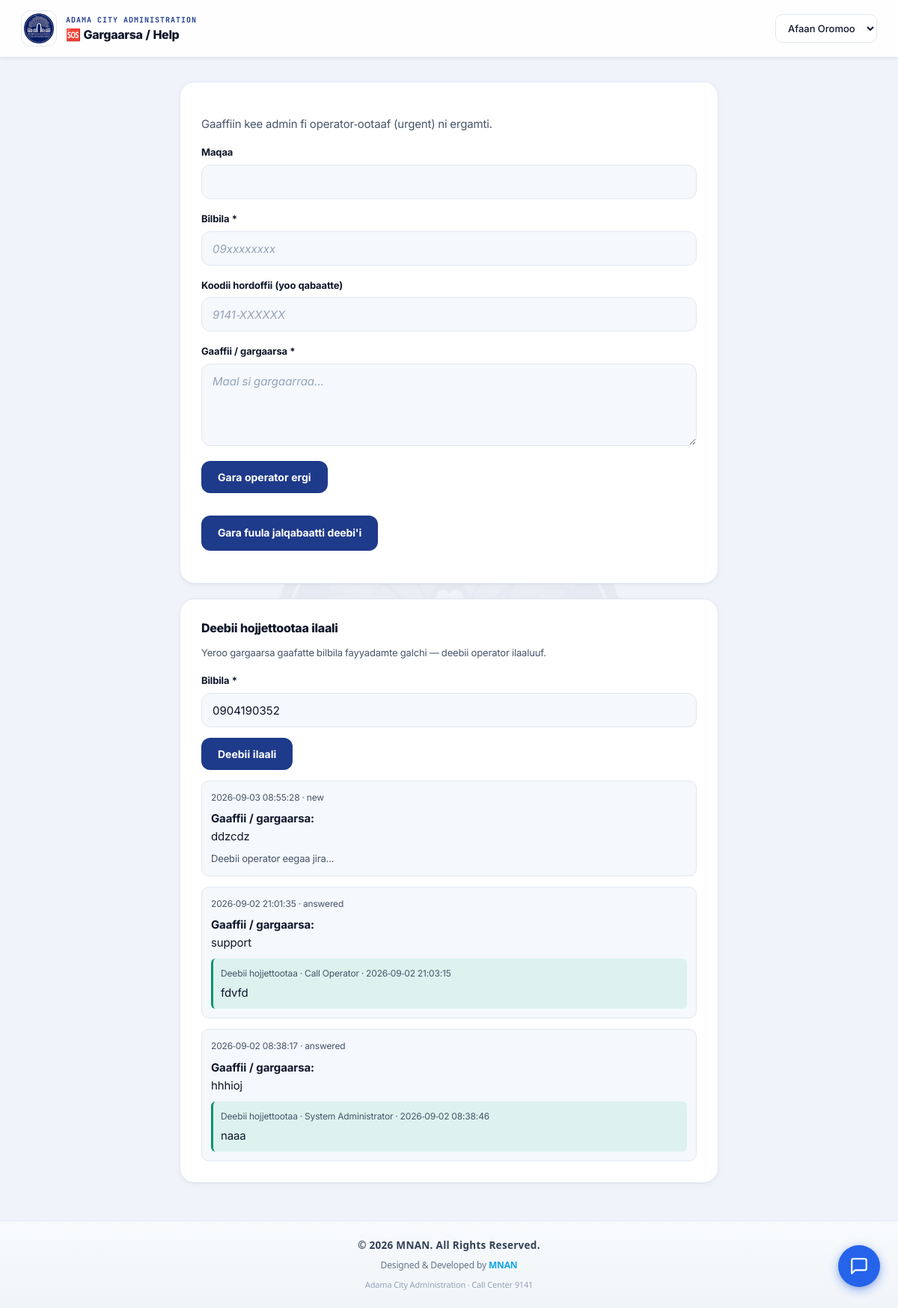
Page /citizen_help.php?phone=0904190352 on the committed database.
### tables this page shows
CREATE TABLE `citizen_help` (
  `id` int(11) NOT NULL,
  `tracking_code` varchar(32) DEFAULT NULL,
  `name` varchar(150) DEFAULT NULL,
  `phone` varchar(32) NOT NULL,
  `message` text NOT NULL,
  `status` enum('new','seen','answered') NOT NULL DEFAULT 'new',
  `created_at` timestamp NOT NULL DEFAULT current_timestamp(),
  `reply_message` text DEFAULT NULL,
  `replied_by` int(11) DEFAULT NULL,
  `replied_name` varchar(150) DEFAULT NULL,
  `replied_at` timestamp NULL DEFAULT NULL
);

### citizen_help.php (the view, shortened to what this page needs)
<?php
require __DIR__ . '/includes/lang.php';
require __DIR__ . '/includes/notifications.php';
try {
    $pdo->exec("CREATE TABLE IF NOT EXISTS citizen_help (
        id INT AUTO_INCREMENT PRIMARY KEY,
        tracking_code VARCHAR(32) DEFAULT NULL,
        name VARCHAR(150) DEFAULT NULL,
        phone VARCHAR(32) NOT NULL,
        message TEXT NOT NULL,
        status ENUM('new','seen','answered') NOT NULL DEFAULT 'new',
        created_at TIMESTAMP DEFAULT CURRENT_TIMESTAMP
    ) ENGINE=InnoDB DEFAULT CHARSET=utf8mb4");
} catch (Throwable $e) {}
$ok = null;
$myHelps = [];
$lookupPhone = trim($_GET['phone'] ?? $_POST['lookup_phone'] ?? '');
if ($lookupPhone !== '') {
    try {
        $st = $pdo->prepare("SELECT * FROM citizen_help WHERE phone = ? ORDER BY created_at DESC LIMIT 20");
        $st->execute([$lookupPhone]);
        $myHelps = $st->fetchAll(PDO::FETCH_ASSOC);
    } catch (Throwable $e) { $myHelps = []; }
}
$dir = t_raw('dir');
?>
<!DOCTYPE html>
<html lang="<?= $CURRENT_LANG ?>" dir="<?= $dir ?>">
<head>
<link rel="stylesheet" href="assets/style.css">
</head>
<body>
<header>
    <div class="brand">
        <img src="assets/logo-adama.png" alt="" class="logo">
        <div>
            <div class="brand-eyebrow">Adama City Administration</div>
            <div class="brand-title"><?= t('citizen_help_heading_public') ?></div>
        </div>
    </div>
</header>
<div class="container">
    <div class="card">
        <?php if ($ok): ?>
            <div class="alert success"><?= t('citizen_help_success') ?></div>
            <a class="btn" href="index.php"><?= t('btn_back_home') ?></a>
        <?php else: ?>
            <p class="muted"><?= t('citizen_help_intro') ?></p>
            <form method="post">
                <label><?= t('citizen_help_name') ?></label>
                <input type="text" name="name" maxlength="150">
                <label><?= t('citizen_help_phone') ?> *</label>
                <input type="text" name="phone" required placeholder="09xxxxxxxx">
                <label><?= t('citizen_help_tracking') ?></label>
                <input type="text" name="tracking_code" placeholder="9141-XXXXXX">
                <label><?= t('citizen_help_message') ?> *</label>
                <textarea name="message" required rows="4" placeholder="<?= t_raw('citizen_help_message_ph') ?>"></textarea>
                <button type="submit"><?= t('citizen_help_submit') ?></button>
            </form>
            <p style="margin-top:16px;"><a class="btn" href="index.php"><?= t('btn_back_home') ?></a></p>
        <?php endif; ?>
    </div>
    <div class="card" style="margin-top:16px;">
        <h2 style="font-size:16px; margin-top:0;"><?= t('citizen_help_check_replies') ?></h2>
        <p class="muted" style="font-size:13px;"><?= t('citizen_help_check_intro') ?></p>
        <form method="post">
            <label><?= t('citizen_help_phone') ?> *</label>
            <input type="text" name="lookup_phone" required value="<?= htmlspecialchars($lookupPhone) ?>" placeholder="09xxxxxxxx">
            <button type="submit"><?= t('citizen_help_check_btn') ?></button>
        </form>
        <?php if ($lookupPhone !== ''): ?>
            <?php if (!$myHelps): ?>
                <p class="muted" style="margin-top:14px;"><?= t('citizen_help_no_requests') ?></p>
            <?php else: ?>
                <?php foreach ($myHelps as $h): ?>
                    <div style="margin-top:14px; padding:12px; border:1px solid var(--border); border-radius:10px; background:var(--panel-2);">
                        <div style="font-size:12px; color:var(--muted);"><?= htmlspecialchars($h['created_at']) ?> · <?= htmlspecialchars($h['status'] ?? '') ?></div>
                        <div style="margin-top:6px;"><strong><?= t('citizen_help_message') ?>:</strong><br><?= nl2br(htmlspecialchars($h['message'])) ?></div>
                        <?php if (!empty($h['reply_message'])): ?>
                            <div style="margin-top:10px; padding:10px; border-left:3px solid var(--green); background:rgba(16,185,129,.1); border-radius:6px;">
                                <div style="font-size:12px; color:var(--muted);"><?= t('citizen_help_staff_reply') ?> · <?= htmlspecialchars($h['replied_name'] ?? '') ?> · <?= htmlspecialchars($h['replied_at'] ?? '') ?></div>
                                <div style="margin-top:4px;"><?= nl2br(htmlspecialchars($h['reply_message'])) ?></div>
                            </div>
                        <?php else: ?>
                            <p class="muted" style="margin:8px 0 0; font-size:13px;"><?= t('citizen_help_waiting_reply') ?></p>
                        <?php endif; ?>
                    </div>
                <?php endforeach; ?>
            <?php endif; ?>
        <?php endif; ?>
    </div>
</div>
<footer style="text-align:center; padding:22px 16px; margin-top:50px; background:linear-gradient(180deg,#f8fafc 0%,#f1f5f9 100%); border-top:1px solid #e2e8f0; font-family:system-ui,-apple-system,sans-serif;">
    <div style="font-size:13.5px; font-weight:600; color:#334155; letter-spacing:0.3px;">
        © 2026 MNAN. All Rights Reserved.
    </div>
    <div style="margin-top:6px; font-size:12px; color:#64748b;">
        Designed &amp; Developed by <span style="color:#0ea5e9; font-weight:600;">MNAN</span>
    </div>
    <div style="margin-top:8px; font-size:11px; color:#94a3b8;">
        Adama City Administration · Call Center 9141
    </div>
</footer>
<?php require __DIR__ . "/includes/chat_fab.php"; ?>
</body>
</html>

### assets/style.css (style rules this page uses)
:root { --bg: #F0F4FA; --panel: #FFFFFF; --panel-solid: #FFFFFF; --panel-2: #F5F8FC; --border: #E2E8F0; --border-strong: #CBD5E1; --cyan: #1E3A8A; --cyan-hover: #152A66; --cyan-soft: #EEF4FF; --violet: #B45309; --amber: #D97706; --green: #059669; --red: #DC2626; --accent2: #0D9488; --text: #0F172A; --muted: #475569; --faint: #94A3B8; --display: 'Noto Sans Ethiopic', 'Inter', 'Segoe UI', system-ui, sans-serif; --body: 'Noto Sans Ethiopic', 'Inter', 'Segoe UI', system-ui, sans-serif; --mono: 'JetBrains Mono', Consolas, ui-monospace, monospace; --shadow-sm: 0 1px 2px rgba(15, 23, 42, 0.04), 0 2px 8px rgba(15, 23, 42, 0.04); --shadow-md: 0 8px 24px rgba(15, 23, 42, 0.07), 0 2px 8px rgba(15, 23, 42, 0.04); --shadow-lg: 0 20px 48px rgba(15, 23, 42, 0.10), 0 8px 16px rgba(15, 23, 42, 0.05); --ease: cubic-bezier(0.4, 0, 0.2, 1); --ease-out: cubic-bezier(0.16, 1, 0.3, 1); --radius: 16px; --radius-sm: 12px; --radius-lg: 20px; --focus-ring: 0 0 0 3px rgba(30, 58, 138, 0.16); }
*, *::before, *::after { box-sizing: border-box; }
html { scroll-behavior: smooth; scrollbar-color: var(--border-strong) transparent; }
body { font-family: var(--body); background-color: var(--bg); margin: 0; color: var(--text); -webkit-font-smoothing: antialiased; -moz-osx-font-smoothing: grayscale; text-rendering: optimizeLegibility; min-height: 100vh; line-height: 1.6; font-size: 15px; letter-spacing: -0.01em; position: relative; }
body::before { content: ""; position: fixed; inset: 0; background-color: var(--bg); background-image: url('logo-adama.png'); background-repeat: no-repeat; background-position: center center; background-size: min(480px, 55vw); background-attachment: fixed; opacity: 0.04; filter: grayscale(0.2); pointer-events: none; z-index: 0; }
body > * { position: relative; z-index: 1; }
a { color: var(--cyan); text-decoration: none; transition: color 0.15s var(--ease); }
h1, h2, h3, h4 { font-family: var(--display); font-weight: 800; color: var(--text); letter-spacing: -0.02em; line-height: 1.3; margin: 0 0 8px; }
h2 { font-size: 20px; font-weight: 800; }
.muted { color: var(--muted); font-weight: 400; }
strong, b { font-weight: 700; }
header { background: color-mix(in srgb, var(--panel) 90%, transparent); backdrop-filter: blur(14px) saturate(1.2); -webkit-backdrop-filter: blur(14px) saturate(1.2); border-bottom: 1px solid var(--border); color: var(--text); padding: 14px 28px; display: flex; justify-content: space-between; align-items: center; flex-wrap: wrap; gap: 12px; position: sticky; top: 0; z-index: 60; box-shadow: var(--shadow-sm); }
header .brand { display: flex; align-items: center; gap: 12px; }
header .brand .logo { height: 48px; width: 48px; flex-shrink: 0; border-radius: 12px; background: var(--panel); border: 1px solid var(--border); padding: 3px; object-fit: contain; transition: border-color 0.2s, box-shadow 0.2s, transform 0.3s var(--ease-out); }
header .brand-title { font-family: var(--display); font-size: 16px; font-weight: 800; line-height: 1.3; color: var(--text); letter-spacing: -0.02em; }
header .brand-eyebrow { font-family: var(--mono); font-size: 10px; color: var(--cyan); letter-spacing: 0.1em; text-transform: uppercase; margin-bottom: 1px; font-weight: 700; }
.card { background: var(--panel); border: 1px solid var(--border); border-radius: var(--radius-lg); padding: 28px; margin-bottom: 20px; box-shadow: var(--shadow-sm); transition: box-shadow 0.25s var(--ease-out), border-color 0.2s, transform 0.25s var(--ease-out); }
.container { max-width: 760px; margin: 32px auto; padding: 0 20px; }
label { display: block; margin: 16px 0 6px; font-weight: 700; font-size: 13px; color: var(--text); }
input, select, textarea { width: 100%; padding: 12px 14px; background: var(--panel-2); border: 1.5px solid var(--border); border-radius: var(--radius-sm); font-size: 15px; font-family: var(--body); color: var(--text); transition: border-color 0.15s, box-shadow 0.15s, background 0.15s; }
input::placeholder, textarea::placeholder { color: var(--faint); font-style: italic; }
textarea { min-height: 110px; resize: vertical; }
button, .btn { background: var(--cyan); color: #FFFFFF; border: none; padding: 12px 22px; border-radius: var(--radius-sm); font-size: 14px; font-weight: 700; cursor: pointer; text-decoration: none; display: inline-block; margin-top: 14px; font-family: var(--body); transition: background 0.15s var(--ease), transform 0.15s var(--ease-out), box-shadow 0.15s; }

### rows in the picture
citizen_help: created_at "2026-09-03 08:55:28", status "new", message "ddzcdz"
citizen_help: created_at "2026-09-02 21:01:35", status "answered", message "support", replied_name "Call Operator", replied_at "2026-09-02 21:03:15", reply_message "fdvfd"
citizen_help: created_at "2026-09-02 08:38:17", status "answered", message "hhhioj", replied_name "System Administrator", replied_at "2026-09-02 08:38:46", reply_message "naaa"

### other values in the picture
t('citizen_help_heading_public') "🆘 Gargaarsa / Help"
t('citizen_help_intro') "Gaaffiin kee admin fi operator-ootaaf (urgent) ni ergamti."
t('citizen_help_name') "Maqaa"
t('citizen_help_phone') "Bilbila"
t('citizen_help_tracking') "Koodii hordoffii (yoo qabaatte)"
t('citizen_help_message') "Gaaffii / gargaarsa"
t('citizen_help_submit') "Gara operator ergi"
t('btn_back_home') "Gara fuula jalqabaatti deebi'i"
t('citizen_help_check_replies') "Deebii hojjettootaa ilaali"
t('citizen_help_check_intro') "Yeroo gargaarsa gaafatte bilbila fayyadamte galchi — deebii operator ilaaluuf."
t('citizen_help_check_btn') "Deebii ilaali"
form field lang "Afaan Oromoo"
